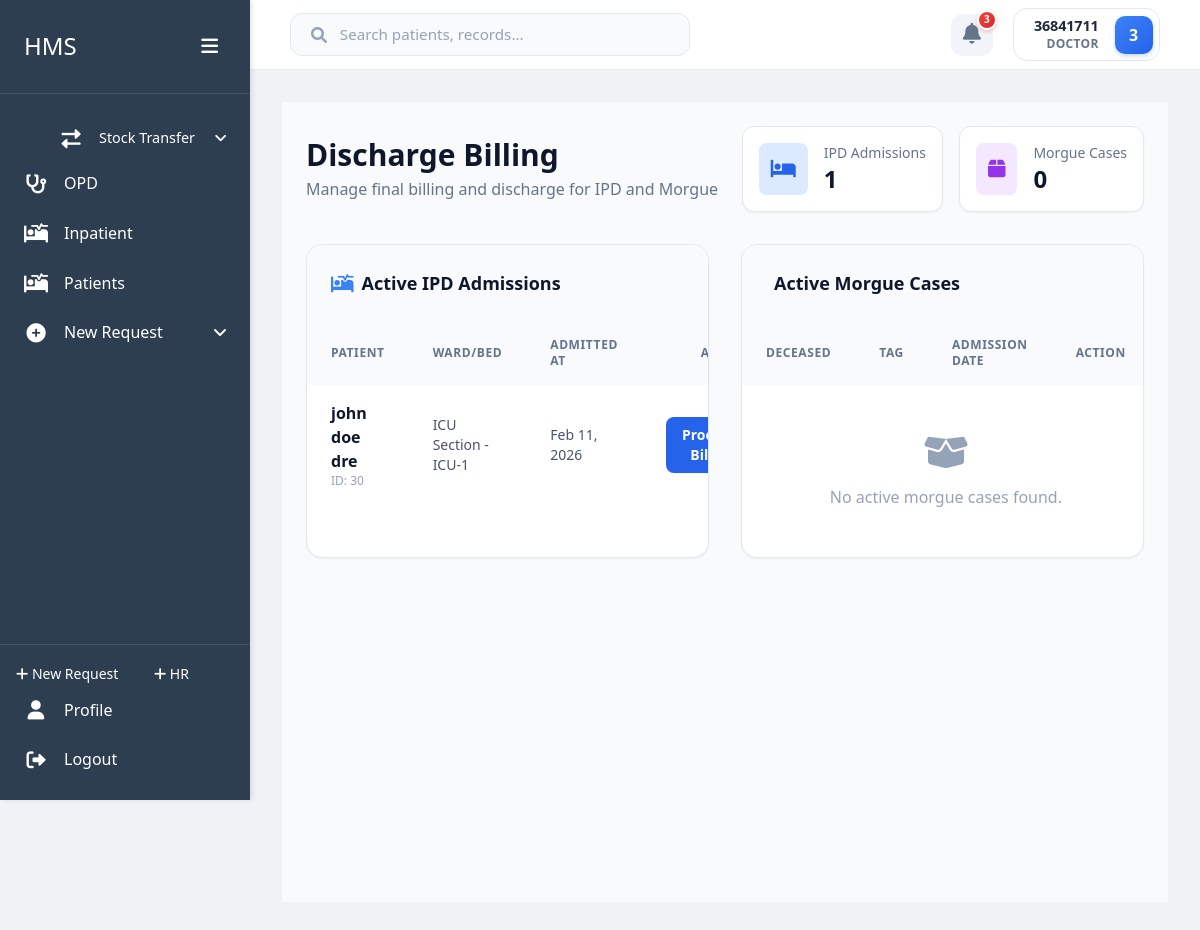
Before: /accounts/discharge/dashboard/ (signed in) with the older database file.
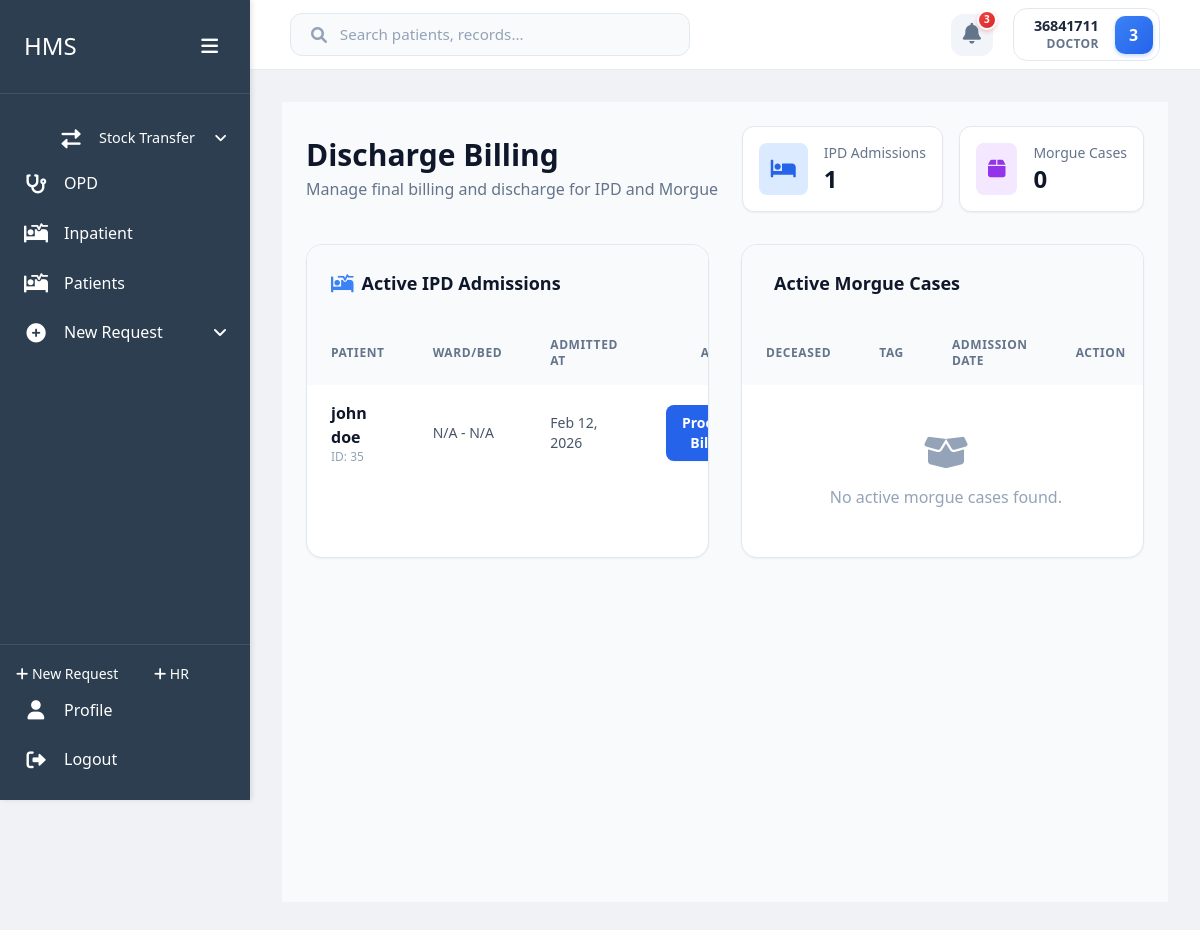
After: the same page with the newer database file.
### inpatient/models.py (models this page shows, shortened)
class Admission(models.Model):
    STATUS_CHOICES = [
        ('Admitted', 'Admitted'),
        ('Discharged', 'Discharged'),
        ('Transferred', 'Transferred'),
        ('Deceased', 'Deceased'),
    ]
    patient = models.ForeignKey('home.Patient', on_delete=models.CASCADE, related_name='admissions')
    visit = models.ForeignKey('home.Visit', on_delete=models.CASCADE, related_name='admissions')
    bed = models.ForeignKey(Bed, on_delete=models.SET_NULL, null=True, blank=True, related_name='admissions')
    admitted_at = models.DateTimeField(auto_now_add=True)
    admitted_by = models.ForeignKey(settings.AUTH_USER_MODEL, on_delete=models.SET_NULL, null=True, related_name='admissions_processed')
    provisional_diagnosis = models.TextField()
    status = models.CharField(max_length=20, choices=STATUS_CHOICES, default='Admitted')
    discharged_at = models.DateTimeField(null=True, blank=True)
    discharged_by = models.ForeignKey(settings.AUTH_USER_MODEL, on_delete=models.SET_NULL, null=True, blank=True, related_name='discharges_processed')
    final_diagnosis = models.TextField(blank=True, null=True)
    discharge_summary = models.TextField(blank=True, null=True)

class Bed(models.Model):
    BED_TYPES = [
        ('Normal', 'Normal'),
        ('Oxygen', 'Oxygen Support'),
        ('Ventilator', 'Ventilator'),
        ('Cradle', 'Cradle/Cot'),
    ]
    bed_number = models.CharField(max_length=20)
    ward = models.ForeignKey(Ward, on_delete=models.CASCADE, related_name='beds')
    is_occupied = models.BooleanField(default=False)
    bed_type = models.CharField(max_length=20, choices=BED_TYPES, default='Normal')

class Ward(models.Model):
    WARD_TYPES = [
        ('General', 'General'),
        ('ICU', 'ICU'),
        ('HDU', 'HDU'),
        ('Pediatric', 'Pediatric'),
        ('Maternity', 'Maternity'),
        ('Surgical', 'Surgical'),
        ('Emergency', 'Emergency'),
    ]
    name = models.CharField(max_length=100)
    ward_type = models.CharField(max_length=20, choices=WARD_TYPES, default='General')
    base_charge_per_day = models.DecimalField(max_digits=10, decimal_places=2)

### home/models.py (models this page shows, shortened)
class Patient(models.Model):
    GENDER_CHOICES = [
        ('M', 'Male'),
        ('F', 'Female'),
        ('O', 'Other'),
        ('N', 'Prefer not to say')
    ]
    first_name = models.CharField(max_length=100)
    last_name = models.CharField(max_length=100)
    id_number = models.CharField(max_length=20, unique=True, null=True, blank=True)
    date_of_birth = models.DateField()
    age = models.PositiveIntegerField(editable=False)  # Will be calculated automatically
    phone = models.CharField(max_length=15)
    location = models.CharField(max_length=200)
    gender = models.CharField(max_length=1, choices=GENDER_CHOICES)
    created_at = models.DateTimeField(auto_now_add=True)
    updated_at = models.DateTimeField(auto_now=True)
    created_by = models.ForeignKey('users.User', on_delete=models.SET_NULL, null=True, related_name='patients_created')
    @property
    def full_name(self):
        return f"{self.first_name} {self.last_name}"

### accounts/views.py (the view)
# urls.py: path('discharge/dashboard/', views.discharge_billing_dashboard, name='discharge_dashboard'),
@login_required
@user_passes_test(is_billing_staff)
def discharge_billing_dashboard(request):
    ipd_admissions = Admission.objects.filter(status='Admitted').select_related('patient', 'bed', 'bed__ward')
    morgue_admissions = MorgueAdmission.objects.filter(status='ADMITTED').select_related('deceased')
    context = {
        'ipd_admissions': ipd_admissions,
        'morgue_admissions': morgue_admissions,
    }
    return render(request, 'accounts/discharge_dashboard.html', context)

### accounts/views.py (called while the page is built)
def is_billing_staff(user):
    return user.is_authenticated and (user.role in ['Accountant', 'Receptionist', 'SHA Manager', 'SHA'] or user.is_superuser)

### users/models.py (called while the page is built)
    @property
    def username(self):
        return f"{self.first_name} {self.last_name}".strip() if self.first_name or self.last_name else self.id_number

    def get_full_name(self):
        return self.username

### accounts/templates/accounts/discharge_dashboard.html (shortened to what the changed rows need)
{% extends 'users/dashboard_base.html' %}
{% load static %}
{% block content %}
    <div class="p-6 bg-slate-50 min-h-screen">
        <div class="max-w-7xl mx-auto">
            <div class="flex justify-between items-center mb-8">
                <div>
                    <h1 class="text-3xl font-bold text-slate-900">Discharge Billing</h1>
                </div>
            </div>
            <div class="grid grid-cols-1 lg:grid-cols-2 gap-8">
                <div class="bg-white rounded-2xl shadow-sm border border-slate-200 overflow-hidden">
                    <div class="p-6 border-bottom border-slate-100 bg-slate-50 flex items-center justify-between">
                        <h2 class="text-lg font-bold text-slate-900 flex items-center gap-2">
                            <i class="fas fa-procedures text-blue-500"></i>
                            Active IPD Admissions
                        </h2>
                    </div>
                    <div class="overflow-x-auto">
                        <table class="w-full text-left">
                            <thead>
                                <tr class="bg-slate-50 text-slate-500 text-xs uppercase tracking-wider">
                                    <th class="px-6 py-4 font-semibold">Patient</th>
                                    <th class="px-6 py-4 font-semibold">Ward/Bed</th>
                                    <th class="px-6 py-4 font-semibold">Admitted At</th>
                                    <th class="px-6 py-4 font-semibold text-right">Action</th>
                                </tr>
                            </thead>
                            <tbody class="divide-y divide-slate-100">
                                {% for admission in ipd_admissions %}
                                    <tr class="hover:bg-slate-50 transition-colors">
                                        <td class="px-6 py-4">
                                            <div class="font-semibold text-slate-900">{{ admission.patient.full_name }}</div>
                                            <div class="text-xs text-slate-400">ID: {{ admission.patient.id }}</div>
                                        </td>
                                        <td class="px-6 py-4 text-sm text-slate-600">{{ admission.bed.ward.name|default:"N/A" }} - {{ admission.bed.bed_number|default:"N/A" }}</td>
                                        <td class="px-6 py-4 text-sm text-slate-600">{{ admission.admitted_at|date:"M d, Y" }}</td>
                                        <td class="px-6 py-4 text-right">
                                            <a href="{% url 'accounts:discharge_detail' 'ipd' admission.id %}" class="inline-flex items-center px-4 py-2 bg-blue-600 hover:bg-blue-700 text-white text-sm font-semibold rounded-lg transition-all shadow-sm">Process Billing</a>
                                        </td>
                                    </tr>
                                {% endfor %}
                            </tbody>
                        </table>
                    </div>
                </div>
                <div class="bg-white rounded-2xl shadow-sm border border-slate-200 overflow-hidden">
                    <div class="p-6 border-bottom border-slate-100 bg-slate-50 flex items-center justify-between">
                        <h2 class="text-lg font-bold text-slate-900 flex items-center gap-2">
                            Active Morgue Cases
                        </h2>
                    </div>
                    <div class="overflow-x-auto">
                        <table class="w-full text-left">
                            <thead>
                                <tr class="bg-slate-50 text-slate-500 text-xs uppercase tracking-wider">
                                    <th class="px-6 py-4 font-semibold">Deceased</th>
                                    <th class="px-6 py-4 font-semibold">Tag</th>
                                    <th class="px-6 py-4 font-semibold">Admission Date</th>
                                    <th class="px-6 py-4 font-semibold text-right">Action</th>
                                </tr>
                            </thead>
                        </table>
                    </div>
                </div>
            </div>
        </div>
    </div>
{% endblock %}

Changed rows visible on the page:
removed Admission: patient.full_name "john doe dre", patient.id "30", bed.ward.name "ICU Section", bed.bed_number "ICU-1", admitted_at "Feb 11, 2026"
added Admission: patient.full_name "john doe", patient.id "35", bed.ward.name "N/A", bed.bed_number "N/A", admitted_at "Feb 12, 2026"
